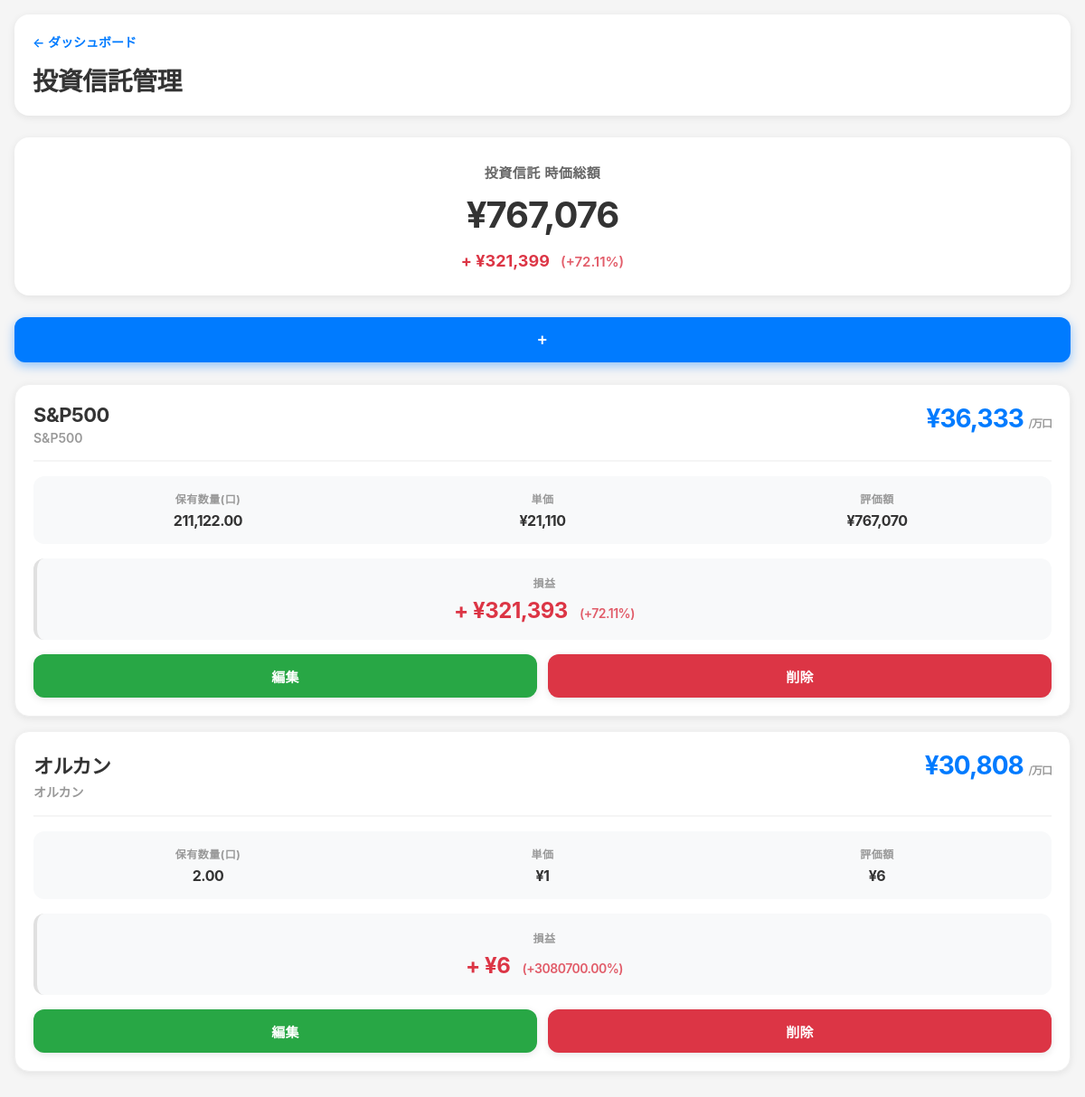
The app's page /assets/investment_trust (signed in) with its own data.
### tables this page shows
CREATE TABLE assets (
        id INTEGER PRIMARY KEY AUTOINCREMENT,
        user_id INTEGER,
        asset_type TEXT NOT NULL,
        symbol TEXT NOT NULL,
        name TEXT,
        quantity REAL NOT NULL,
        price REAL DEFAULT 0,
        created_at TIMESTAMP DEFAULT CURRENT_TIMESTAMP, avg_price REAL DEFAULT 0, current_price REAL DEFAULT 0, total_cost REAL DEFAULT 0, acquisition_price REAL, avg_cost REAL DEFAULT 0,
        FOREIGN KEY (user_id) REFERENCES users (id)
    );

### routes/assets.py (the view)
@assets_bp.route('/assets/<asset_type>')
def manage_assets(asset_type):
    user = get_current_user()
    if not user:
        return redirect(url_for('auth.login'))
    with db_manager.get_db() as conn:
        c = conn.cursor()
        if use_postgres:
            c.execute('''SELECT * FROM assets WHERE user_id = %s AND asset_type = %s
                        ORDER BY symbol''', (user['id'], asset_type))
        else:
            c.execute('''SELECT * FROM assets WHERE user_id = ? AND asset_type = ?
                        ORDER BY symbol''', (user['id'], asset_type))
        assets = c.fetchall()
    info = ASSET_TYPE_INFO.get(asset_type, ASSET_TYPE_INFO['jp_stock'])
    return render_template(
        'manage_assets.html',
        assets=assets,
        asset_type=asset_type,
        info=info,
        crypto_symbols=CRYPTO_SYMBOLS,
        investment_trust_symbols=INVESTMENT_TRUST_SYMBOLS,
        insurance_types=INSURANCE_TYPES
    )

### models/database.py (called while the page is built)
    @contextmanager
    def get_db(self):
        if self.use_postgres:
            if self.pool:
                conn = self.pool.getconn()
                try:
                    conn.set_session(autocommit=False)
                    yield conn
                finally:
                    self.pool.putconn(conn)
            else:
                raise RuntimeError("Database pool not initialized")
        else:
            conn = sqlite3.connect('portfolio.db')
            conn.row_factory = sqlite3.Row
            try:
                yield conn
            finally:
                conn.close()

### routes/assets.py (called while the page is built)
def get_current_user():
    if 'user_id' not in session:
        return None
    with db_manager.get_db() as conn:
        c = conn.cursor()
        if use_postgres:
            c.execute('SELECT * FROM users WHERE id = %s', (session['user_id'],))
        else:
            c.execute('SELECT * FROM users WHERE id = ?', (session['user_id'],))
        user = c.fetchone()
        return user

### templates/manage_assets.html (shortened to what this page needs)
{% extends "base.html" %}
{% block content %}
<div class="header">
    <a href="{{ url_for('dashboard.dashboard') }}" class="back-link">← ダッシュボード</a>
    <h1>{{ info.title }}管理</h1>
</div>
{% if assets %}
    {% set total_value = namespace(amount=0) %}
    {% set total_cost = namespace(amount=0) %}
    {% for asset in assets %}
        {% if asset_type == 'investment_trust' %}
            {% set total_value.amount = total_value.amount + (asset['quantity'] * asset['price'] / 10000) %}
            {% set total_cost.amount = total_cost.amount + (asset['quantity'] * asset['avg_cost'] / 10000) %}
        {% elif asset_type == 'insurance' %}
            {% set total_value.amount = total_value.amount + asset['price'] %}
            {% set total_cost.amount = total_cost.amount + asset['avg_cost'] %}
        {% elif asset_type != 'cash' %}
            {% set total_value.amount = total_value.amount + (asset['quantity'] * asset['price']) %}
            {% set total_cost.amount = total_cost.amount + (asset['quantity'] * asset['avg_cost']) %}
        {% else %}
            {% set total_value.amount = total_value.amount + asset['quantity'] %}
        {% endif %}
    {% endfor %}
    {% set total_profit = total_value.amount - total_cost.amount %}
    {% set total_profit_rate = (total_profit / total_cost.amount * 100) if total_cost.amount > 0 else 0 %}
    <div class="summary-card">
        <div class="summary-title">{{ info.title }} 時価総額</div>
        <div class="summary-value">
            {% if asset_type == 'us_stock' %}
                ${{ "{:,.2f}".format(total_value.amount) }}
            {% else %}
                ¥{{ "{:,.0f}".format(total_value.amount) }}
            {% endif %}
        </div>
        {% if asset_type != 'cash' %}
        <div class="summary-profit {% if total_profit >= 0 %}profit-red{% else %}profit-green{% endif %}">
            {% if total_profit >= 0 %}+{% endif %}
            {% if asset_type == 'us_stock' %}
                ${{ "{:,.2f}".format(total_profit) }}
            {% else %}
                ¥{{ "{:,.0f}".format(total_profit) }}
            {% endif %}
            <span class="summary-profit-percentage">({% if total_profit >= 0 %}+{% endif %}{{ "{:.2f}".format(total_profit_rate) }}%)</span>
        </div>
        {% endif %}
    </div>
{% endif %}
<button class="add-button" onclick="showAddForm()">+</button>
{% if assets %}
    {% for asset in assets %}
    <div class="stock-card" data-edit-url="{{ url_for('assets.edit_asset', asset_id=asset['id']) }}">
        {% if asset_type == 'jp_stock' %}
            <div class="stock-header">
                <div>
                    <div class="stock-symbol">{{ asset['name'] or asset['symbol'] }}</div>
                    <div class="stock-name">{{ asset['symbol'] }}</div>
                </div>
                <div>
                    <div class="stock-price">
                        ¥{{ "{:,.0f}".format(asset['price']) }}
                    </div>
                </div>
            </div>
        {% else %}
             <div class="stock-header">
                <div>
                    <div class="stock-symbol">{{ asset['symbol'] }}</div>
                    {% if asset_type not in ['cash'] %}
                    <div class="stock-name">{{ asset['name'] or '-' }}</div>
                    {% endif %}
                </div>
                <div>
                    <div class="stock-price">
                        {% if asset_type == 'us_stock' %}
                            ${{ "{:,.2f}".format(asset['price']) }}
                        {% elif asset_type == 'investment_trust' %}
                            ¥{{ "{:,.0f}".format(asset['price']) }} <span style="font-size:12px; color:#999; font-weight:600;">/万口</span>
                        {% elif asset_type not in ['cash'] %}
                            ¥{{ "{:,.0f}".format(asset['price']) }}
                        {% endif %}
                    </div>
                </div>
            </div>
        {% endif %}
        {% if asset_type == 'insurance' %}
             <div class="stock-details">
                <div class="detail-item">
                    <span class="detail-label">保険金額</span>
                    <span class="detail-value">¥{{ "{:,.0f}".format(asset.quantity) }}</span>
                </div>
                <div class="detail-item">
                    <span class="detail-label">支払済</span>
                    <span class="detail-value">¥{{ "{:,.0f}".format(asset.avg_cost) }}</span>
                </div>
                 <div class="detail-item">
                    <span class="detail-label">評価額</span>
                    <span class="detail-value">¥{{ "{:,.0f}".format(asset.price) }}</span>
                </div>
            </div>
        {% else %}
            <div class="stock-details">
                <div class="detail-item">
                    <span class="detail-label">{{ info.quantity_label }}</span>
                    <span class="detail-value">{{ "{:,.2f}".format(asset['quantity']) }}</span>
                </div>
                {% if asset_type not in ['cash'] %}
                <div class="detail-item">
                    <span class="detail-label">単価</span>
                    <span class="detail-value">
                        {% if asset_type == 'us_stock' %}
                            ${{ "{:,.2f}".format(asset['avg_cost']) }}
                        {% else %}
                            ¥{{ "{:,.0f}".format(asset['avg_cost']) }}
                        {% endif %}
                    </span>
                </div>
                <div class="detail-item">
                    <span class="detail-label">評価額</span>
                    <span class="detail-value">
                        {% if asset_type == 'us_stock' %}
                            ${{ "{:,.2f}".format(asset['quantity'] * asset['price']) }}
                        {% elif asset_type == 'investment_trust' %}
                            ¥{{ "{:,.0f}".format((asset['quantity'] * asset['price']) / 10000) }}
                        {% else %}
                            ¥{{ "{:,.0f}".format(asset['quantity'] * asset['price']) }}
                        {% endif %}
                    </span>
                </div>
                {% endif %}
            </div>
        {% endif %}
        {% if asset_type == 'insurance' %}
            {% set profit = asset.price - asset.avg_cost %}
            {% set profit_rate = (profit / asset.avg_cost * 100) if asset.avg_cost > 0 else 0 %}
            <div class="stock-profit-box">
                <div class="stock-profit-label">損益</div>
                <div class="stock-profit-value {% if profit >= 0 %}profit-red{% else %}profit-green{% endif %}">
                    {% if profit >= 0 %}+{% endif %}¥{{ "{:,.0f}".format(profit) }}
                    <span class="stock-profit-percentage">({% if profit >= 0 %}+{% endif %}{{ "{:.2f}".format(profit_rate) }}%)</span>
                </div>
            </div>
        {% elif asset_type not in ['cash'] %}
            {% if asset_type == 'investment_trust' %}
                {% set current_value = (asset['quantity'] * asset['price']) / 10000 %}
                {% set cost_value = (asset['quantity'] * asset['avg_cost']) / 10000 %}
            {% else %}
                {% set current_value = asset['quantity'] * asset['price'] %}
                {% set cost_value = asset['quantity'] * asset['avg_cost'] %}
            {% endif %}
            {% set profit = current_value - cost_value %}
            {% set profit_rate = (profit / cost_value * 100) if cost_value > 0 else 0 %}
            <div class="stock-profit-box">
                <div class="stock-profit-label">損益</div>
                <div class="stock-profit-value {% if profit >= 0 %}profit-red{% else %}profit-green{% endif %}">
                    {% if profit >= 0 %}+{% endif %}
                    {% if asset_type == 'us_stock' %}
                        ${{ "{:,.2f}".format(profit) }}
                    {% else %}
                        ¥{{ "{:,.0f}".format(profit) }}
                    {% endif %}
                    <span class="stock-profit-percentage">({% if profit >= 0 %}+{% endif %}{{ "{:.2f}".format(profit_rate) }}%)</span>
                </div>
            </div>
        {% endif %}
        <div class="stock-actions" onclick="event.stopPropagation()">
            <a href="{{ url_for('assets.edit_asset', asset_id=asset['id']) }}" class="edit-btn">編集</a>
            <form method="post" action="{{ url_for('assets.delete_asset') }}" style="flex: 1; margin: 0; display: flex;">
                <button type="submit" class="delete-btn" onclick="return confirm('削除しますか?')" style="width: 100%;">削除</button>
            </form>
        </div>
    </div>
    {% endfor %}
{% else %}
<div class="empty-state">
    <div class="empty-state-icon">📊</div>
    <p>まだ{{ info.title }}が登録されていません。<br>下の「+」ボタンから追加してください。</p>
</div>
{% endif %}
{% endblock %}

### templates/base.html (style rules this page uses)
* { box-sizing: border-box; }
body { font-family: -apple-system, BlinkMacSystemFont, "Segoe UI", Roboto, "Hiragino Sans", sans-serif; margin: 0; padding: 0; background: #f5f5f5; color: #333; }

### templates/manage_assets.html (style rules this page uses)
.header { background: white; padding: 20px; border-radius: 16px; margin-bottom: 24px; box-shadow: 0 2px 8px rgba(0,0,0,0.08); }
.back-link { color: #007bff; text-decoration: none; font-size: 14px; display: inline-block; margin-bottom: 12px; font-weight: 600; transition: all 0.2s ease; }
.header h1 { font-size: 28px; margin: 0; color: #333; font-weight: 700; letter-spacing: -0.5px; }
.summary-card { background: white; border-radius: 16px; padding: 28px; margin-bottom: 24px; text-align: center; box-shadow: 0 2px 8px rgba(0,0,0,0.08); }
.summary-title { font-size: 15px; color: #666; margin-bottom: 12px; font-weight: 600; letter-spacing: 0.5px; }
.summary-value { font-size: 40px; font-weight: 700; color: #333; margin-bottom: 16px; letter-spacing: -1px; }
.summary-profit { font-size: 18px; font-weight: 700; }
.summary-profit-percentage { font-size: 15px; opacity: 0.8; margin-left: 8px; font-weight: 600; }
.profit-red { color: #dc3545; }
.add-button { position: fixed; bottom: 24px; right: 24px; width: 60px; height: 60px; border-radius: 50%; background: #007bff; color: white; border: none; font-size: 36px; cursor: pointer; box-shadow: 0 4px 12px rgba(0,123,255,0.4); z-index: 1000; display: flex; align-items: center; justify-content: center; line-height: 1; transition: all 0.2s ease; font-weight: 700; }
.stock-card { background: white; border-radius: 16px; padding: 20px; margin-bottom: 16px; box-shadow: 0 2px 8px rgba(0,0,0,0.08); cursor: pointer; transition: all 0.2s ease; border: 1px solid #f0f0f0; }
.stock-header { display: flex; justify-content: space-between; align-items: flex-start; margin-bottom: 16px; padding-bottom: 16px; border-bottom: 2px solid #f5f5f5; }
.stock-symbol { font-size: 22px; font-weight: 700; color: #333; letter-spacing: -0.5px; }
.stock-name { font-size: 14px; color: #999; margin-top: 4px; font-weight: 600; }
.stock-price { font-size: 28px; font-weight: 700; color: #007bff; text-align: right; letter-spacing: -1px; }
.stock-details { display: grid; grid-template-columns: repeat(3, 1fr); gap: 16px; margin: 16px 0; background: #f8f9fa; padding: 16px; border-radius: 12px; }
.detail-item { display: flex; flex-direction: column; text-align: center; }
.detail-label { color: #999; font-size: 12px; margin-bottom: 6px; font-weight: 700; text-transform: uppercase; letter-spacing: 0.5px; }
.detail-value { font-weight: 700; color: #333; font-size: 16px; letter-spacing: -0.5px; }
.stock-profit-box { background: #f8f9fa; padding: 18px; border-radius: 12px; margin: 16px 0; text-align: center; border-left: 4px solid #e0e0e0; }
.stock-profit-label { font-size: 12px; color: #999; margin-bottom: 8px; font-weight: 700; text-transform: uppercase; letter-spacing: 0.5px; }
.stock-profit-value { font-size: 24px; font-weight: 700; letter-spacing: -0.5px; }
.stock-profit-percentage { font-size: 14px; opacity: 0.8; margin-left: 8px; font-weight: 600; }
.stock-profit-box .profit-red { color: #dc3545; }
.stock-actions { display: grid; grid-template-columns: 1fr 1fr; gap: 12px; margin-top: 16px; padding-top: 0; border-top: none; }
.edit-btn, .delete-btn { padding: 14px 16px; height: 48px; border-radius: 12px; text-align: center; text-decoration: none; font-size: 15px; border: none; cursor: pointer; font-weight: 700; transition: all 0.2s ease; display: flex; align-items: center; justify-content: center; letter-spacing: 0.3px; box-shadow: 0 2px 8px rgba(0,0,0,0.1); }
.edit-btn { background: #28a745; color: white; }
.delete-btn { background: #dc3545; color: white; }
@media (min-width: 768px) { .add-button { position: static; width: 100%; height: auto; border-radius: 12px; padding: 16px 32px; font-size: 18px; margin-bottom: 24px; letter-spacing: 0.5px; } }

### records on screen
assets: symbol "S&P500", name "S&P500", price "36,333", quantity_label "保有数量(口)", quantity "211,122.00", avg_cost "21,110", (asset['quantity']*asset['price'])/10000 "767,070", profit "321,393", profit_rate "72.11"
assets: symbol "オルカン", name "オルカン", price "30,808", quantity_label "保有数量(口)", quantity "2.00", avg_cost "1", (asset['quantity']*asset['price'])/10000 "6", profit "6", profit_rate "3080700.00"

### other values on screen
{{ info.title }} "投資信託"
{{ "{:,.0f}".format(total_value.amount) }} "767,076"
{{ "{:,.0f}".format(total_profit) }} "321,399"
{{ "{:.2f}".format(total_profit_rate) }} "72.11"
